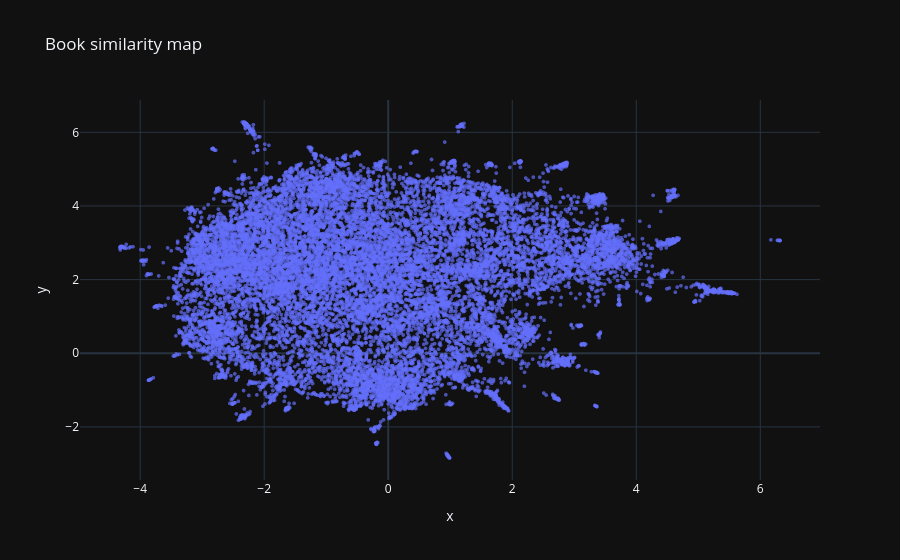

Notebook code for this chart:
### Markdown cell above
##### 3.1.4 Visualization with Plotly

### Code cell
import plotly.express as px

if 'df' in locals():
    df_transformers = df.copy()

    df_transformers['x'] = umap_embeddings[:, 0]
    df_transformers['y'] = umap_embeddings[:, 1]

    print("Generating interactive plot...")

    fig = px.scatter(
        df_transformers,
        x='x',
        y='y',
        hover_data=['book_title', 'author'],
        title="Book similarity map",
        template='plotly_dark'
    )

    fig.update_traces(marker=dict(size=4, opacity=0.7))
    fig.update_layout(legend_title_text='Main Genre')

    fig.show()

### Figure 1 — Plotly figure (JSON) as saved in the notebook; plotly's stock layout.template omitted (floating-point values rounded to 4 significant figures; data arrays with more than 128 entries replaced by an {"elided": "..."} marker saying what was removed)
{"data": [{"customdata": {"elided": "16220x2 str values"}, "hovertemplate": "x=%{x}<br>y=%{y}<br>book_title=%{customdata[0]}<br>author=%{customdata[1]}<extra></extra>", "legendgroup": "", "marker": {"color": "#636efa", "opacity": 0.7, "size": 4, "symbol": "circle"}, "mode": "markers", "name": "", "showlegend": false, "type": "scattergl", "x": {"elided": "16220 float values"}, "xaxis": "x", "y": {"elided": "16220 float values"}, "yaxis": "y"}], "layout": {"legend": {"title": {"text": "Main Genre"}, "tracegroupgap": 0}, "title": {"text": "Book similarity map"}, "xaxis": {"anchor": "y", "domain": [0, 1], "title": {"text": "x"}}, "yaxis": {"anchor": "x", "domain": [0, 1], "title": {"text": "y"}}}}
